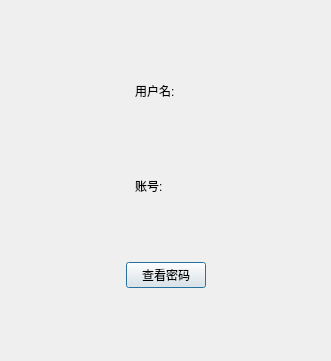
<?xml version="1.0" encoding="UTF-8"?>
<ui version="4.0">
 <class>userInfoDlg</class>
 <widget class="QDialog" name="userInfoDlg">
  <property name="geometry">
   <rect>
    <x>0</x>
    <y>0</y>
    <width>331</width>
    <height>361</height>
   </rect>
  </property>
  <property name="windowTitle">
   <string>Dialog</string>
  </property>
  <property name="windowIcon">
   <iconset resource="TinyChat.qrc">
    <normaloff>:/images/images/bitbug_favicon.ico</normaloff>:/images/images/bitbug_favicon.ico</iconset>
  </property>
  <layout class="QHBoxLayout" name="horizontalLayout_3">
   <item>
    <spacer name="horizontalSpacer">
     <property name="orientation">
      <enum>Qt::Horizontal</enum>
     </property>
     <property name="sizeHint" stdset="0">
      <size>
       <width>40</width>
       <height>20</height>
      </size>
     </property>
    </spacer>
   </item>
   <item>
    <widget class="QWidget" name="widget_3" native="true">
     <layout class="QVBoxLayout" name="verticalLayout">
      <item>
       <spacer name="verticalSpacer_2">
        <property name="orientation">
         <enum>Qt::Vertical</enum>
        </property>
        <property name="sizeHint" stdset="0">
         <size>
          <width>20</width>
          <height>40</height>
         </size>
        </property>
       </spacer>
      </item>
      <item>
       <widget class="QWidget" name="widget" native="true">
        <layout class="QHBoxLayout" name="horizontalLayout">
         <item>
          <widget class="QLabel" name="label">
           <property name="text">
            <string>用户名:</string>
           </property>
          </widget>
         </item>
         <item>
          <widget class="QLabel" name="label_username">
           <property name="text">
            <string/>
           </property>
          </widget>
         </item>
        </layout>
       </widget>
      </item>
      <item>
       <spacer name="verticalSpacer_3">
        <property name="orientation">
         <enum>Qt::Vertical</enum>
        </property>
        <property name="sizeHint" stdset="0">
         <size>
          <width>20</width>
          <height>40</height>
         </size>
        </property>
       </spacer>
      </item>
      <item>
       <widget class="QWidget" name="widget_2" native="true">
        <layout class="QHBoxLayout" name="horizontalLayout_2">
         <item>
          <widget class="QLabel" name="label_2">
           <property name="text">
            <string>账号:</string>
           </property>
          </widget>
         </item>
         <item>
          <widget class="QLabel" name="label_account">
           <property name="text">
            <string/>
           </property>
          </widget>
         </item>
        </layout>
       </widget>
      </item>
      <item>
       <spacer name="verticalSpacer_4">
        <property name="orientation">
         <enum>Qt::Vertical</enum>
        </property>
        <property name="sizeHint" stdset="0">
         <size>
          <width>20</width>
          <height>40</height>
         </size>
        </property>
       </spacer>
      </item>
      <item>
       <widget class="QPushButton" name="pushButton_password">
        <property name="text">
         <string>查看密码</string>
        </property>
       </widget>
      </item>
      <item>
       <spacer name="verticalSpacer">
        <property name="orientation">
         <enum>Qt::Vertical</enum>
        </property>
        <property name="sizeHint" stdset="0">
         <size>
          <width>20</width>
          <height>40</height>
         </size>
        </property>
       </spacer>
      </item>
     </layout>
    </widget>
   </item>
   <item>
    <spacer name="horizontalSpacer_2">
     <property name="orientation">
      <enum>Qt::Horizontal</enum>
     </property>
     <property name="sizeHint" stdset="0">
      <size>
       <width>40</width>
       <height>20</height>
      </size>
     </property>
    </spacer>
   </item>
  </layout>
 </widget>
 <resources>
  <include location="TinyChat.qrc"/>
 </resources>
 <connections/>
</ui>
